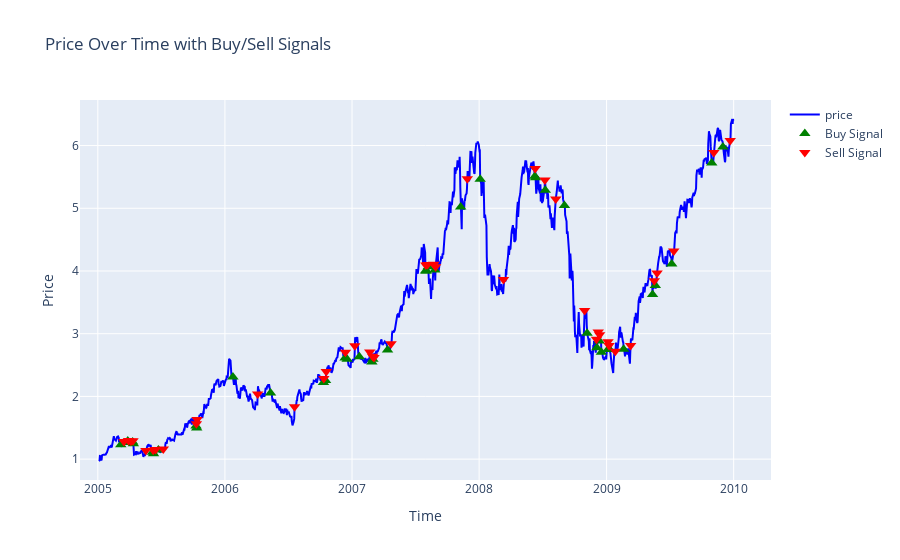
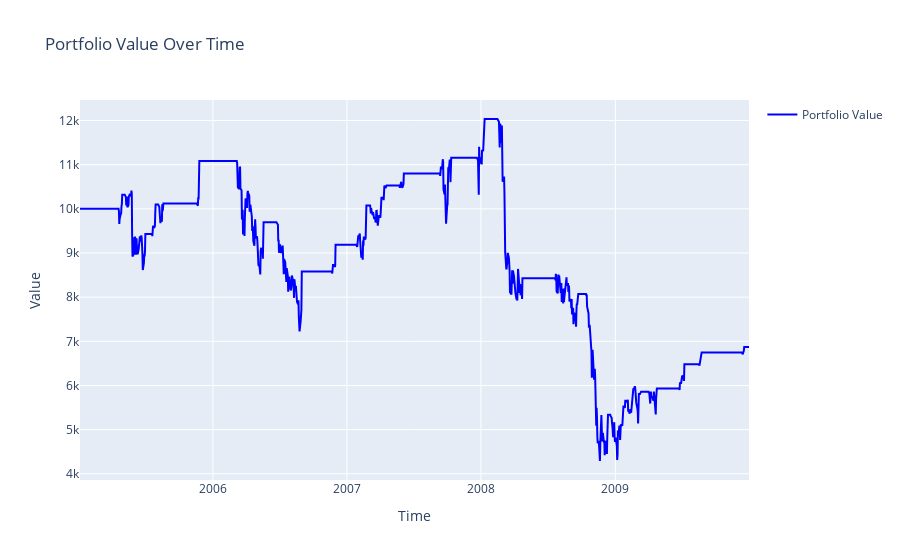
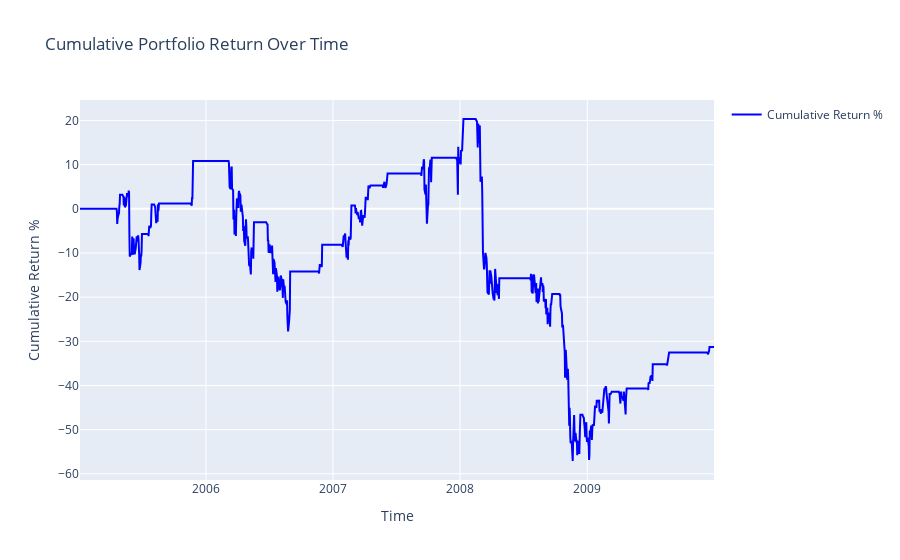

The cell these charts' notebook holds for them, in order:
### Code cell
data_handler = DataHandler('AAPL', '2005-01-01', '2010-01-01')
window=30
threshold=0
portfolio = Portfolio(10000, data_handler, window, ftc=2, ptc=0.005)
strategy = MeanReversionStrategy(threshold, portfolio)
backtest = Backtest(portfolio, data_handler, strategy)
backtest.run()

### Figure 1 — Plotly figure (JSON) as saved in the notebook; plotly's stock layout.template omitted (floating-point values rounded to 4 significant figures; data arrays with more than 128 entries replaced by an {"elided": "..."} marker saying what was removed)
{"data": [{"line": {"color": "blue"}, "mode": "lines", "name": "price", "type": "scatter", "x": {"elided": "1258 str values"}, "y": {"elided": "1258 float values"}}, {"marker": {"color": "green", "size": 10, "symbol": "triangle-up"}, "mode": "markers", "name": "Buy Signal", "type": "scatter", "x": ["2005-03-08T00:00:00", "2005-03-28T00:00:00", "2005-03-31T00:00:00", "2005-04-11T00:00:00", "2005-04-13T00:00:00", "2005-06-07T00:00:00", "2005-06-10T00:00:00", "2005-06-24T00:00:00", "2005-10-10T00:00:00", "2005-10-12T00:00:00", "2006-01-24T00:00:00", "2006-05-12T00:00:00", "2006-10-11T00:00:00", "2006-10-17T00:00:00", "2006-12-12T00:00:00", "2006-12-18T00:00:00", "2007-01-22T00:00:00", "2007-02-27T00:00:00", "2007-03-02T00:00:00", "2007-04-13T00:00:00", "2007-07-31T00:00:00", "2007-08-03T00:00:00", "2007-08-08T00:00:00", "2007-08-27T00:00:00", "2007-11-09T00:00:00", "2008-01-04T00:00:00", "2008-06-09T00:00:00", "2008-06-11T00:00:00", "2008-07-09T00:00:00", "2008-09-02T00:00:00", "2008-11-06T00:00:00", "2008-12-04T00:00:00", "2008-12-11T00:00:00", "2008-12-17T00:00:00", "2009-01-07T00:00:00", "2009-01-09T00:00:00", "2009-02-19T00:00:00", "2009-05-13T00:00:00", "2009-05-21T00:00:00", "2009-07-07T00:00:00", "2009-10-30T00:00:00", "2009-12-01T00:00:00"], "y": [1.23, 1.291, 1.265, 1.272, 1.246, 1.109, 1.087, 1.146, 1.529, 1.495, 2.308, 2.055, 2.223, 2.255, 2.614, 2.594, 2.634, 2.547, 2.592, 2.739, 3.999, 4.002, 4.067, 4.014, 5.019, 5.465, 5.512, 5.488, 5.289, 5.044, 3.008, 2.774, 2.883, 2.706, 2.762, 2.749, 2.751, 3.627, 3.769, 4.11, 5.721, 5.978]}, {"marker": {"color": "red", "size": 10, "symbol": "triangle-down"}, "mode": "markers", "name": "Sell Signal", "type": "scatter", "x": ["2005-03-17T00:00:00", "2005-03-30T00:00:00", "2005-04-06T00:00:00", "2005-04-12T00:00:00", "2005-05-19T00:00:00", "2005-06-09T00:00:00", "2005-06-16T00:00:00", "2005-07-08T00:00:00", "2005-10-11T00:00:00", "2005-10-13T00:00:00", "2006-04-05T00:00:00", "2006-07-20T00:00:00", "2006-10-12T00:00:00", "2006-10-19T00:00:00", "2006-12-13T00:00:00", "2007-01-09T00:00:00", "2007-02-21T00:00:00", "2007-03-01T00:00:00", "2007-03-05T00:00:00", "2007-04-23T00:00:00", "2007-08-01T00:00:00", "2007-08-06T00:00:00", "2007-08-24T00:00:00", "2007-08-29T00:00:00", "2007-11-28T00:00:00", "2008-03-11T00:00:00", "2008-06-10T00:00:00", "2008-07-08T00:00:00", "2008-08-08T00:00:00", "2008-10-30T00:00:00", "2008-12-03T00:00:00", "2008-12-08T00:00:00", "2008-12-12T00:00:00", "2009-01-05T00:00:00", "2009-01-08T00:00:00", "2009-01-26T00:00:00", "2009-03-11T00:00:00", "2009-05-18T00:00:00", "2009-05-26T00:00:00", "2009-07-13T00:00:00", "2009-11-05T00:00:00", "2009-12-22T00:00:00"], "y": [1.282, 1.299, 1.285, 1.295, 1.14, 1.143, 1.153, 1.161, 1.566, 1.631, 2.04, 1.836, 2.284, 2.397, 2.703, 2.81, 2.707, 2.642, 2.62, 2.838, 4.097, 4.105, 4.107, 4.069, 5.47, 3.865, 5.634, 5.45, 5.146, 3.37, 2.911, 3.027, 2.983, 2.871, 2.814, 2.721, 2.813, 3.844, 3.969, 4.32, 5.889, 6.081]}], "layout": {"showlegend": true, "title": {"text": "Price Over Time with Buy/Sell Signals"}, "xaxis": {"title": {"text": "Time"}}, "yaxis": {"title": {"text": "Price"}}}}

### Figure 2 — Plotly figure (JSON) as saved in the notebook; plotly's stock layout.template omitted (floating-point values rounded to 4 significant figures; data arrays with more than 128 entries replaced by an {"elided": "..."} marker saying what was removed)
{"data": [{"line": {"color": "blue"}, "mode": "lines", "name": "Portfolio Value", "type": "scatter", "x": {"elided": "1258 str values"}, "y": {"elided": "1288 float values"}}], "layout": {"showlegend": true, "title": {"text": "Portfolio Value Over Time"}, "xaxis": {"title": {"text": "Time"}}, "yaxis": {"title": {"text": "Value"}}}}

### Figure 3 — Plotly figure (JSON) as saved in the notebook; plotly's stock layout.template omitted (floating-point values rounded to 4 significant figures; data arrays with more than 128 entries replaced by an {"elided": "..."} marker saying what was removed)
{"data": [{"line": {"color": "blue"}, "mode": "lines", "name": "Cumulative Return %", "type": "scatter", "x": {"elided": "1258 str values"}, "y": {"elided": "1288 float values"}}], "layout": {"showlegend": true, "title": {"text": "Cumulative Portfolio Return Over Time"}, "xaxis": {"title": {"text": "Time"}}, "yaxis": {"title": {"text": "Cumulative Return %"}}}}
